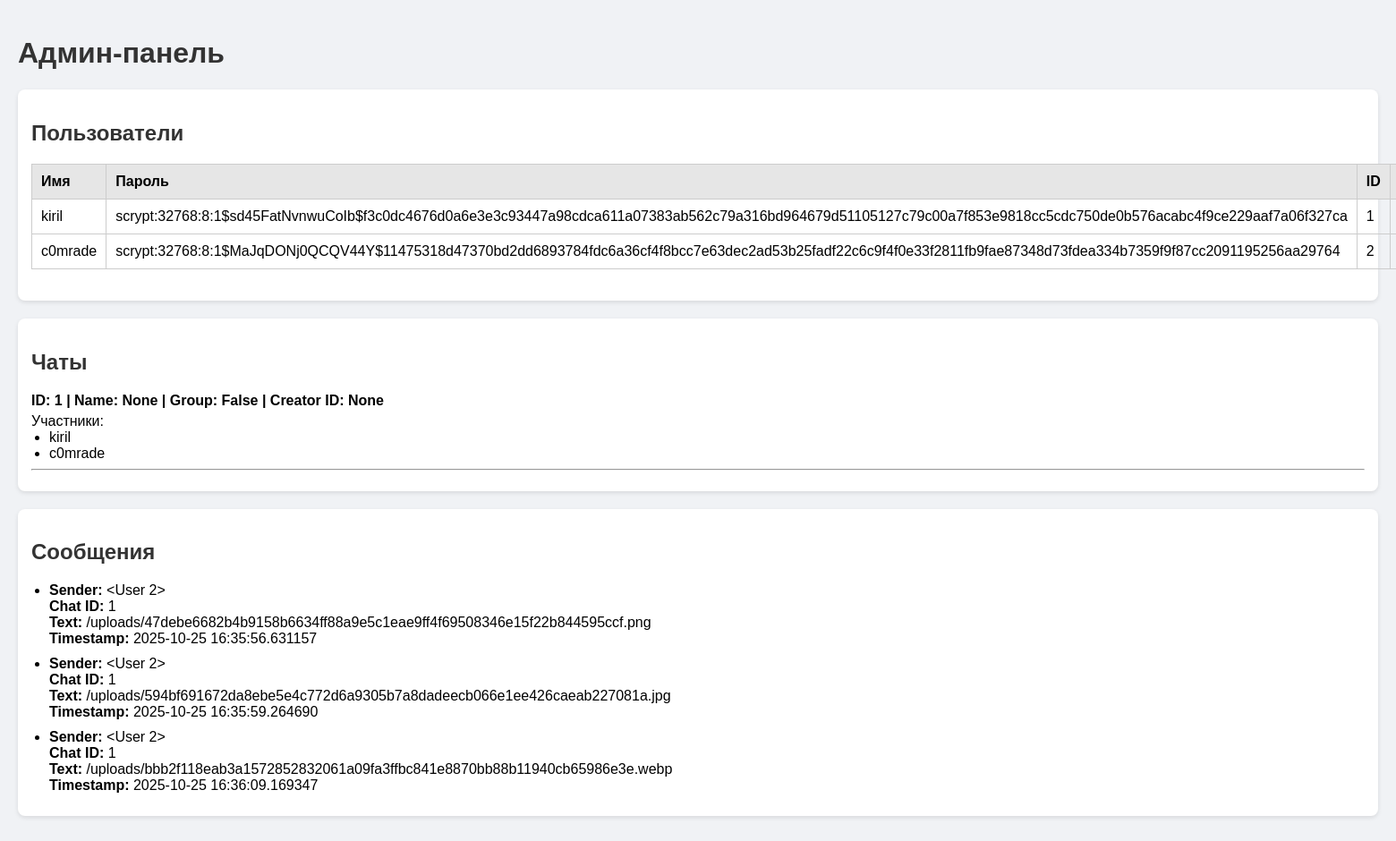
/admin, run on an earlier commit of the app's database.
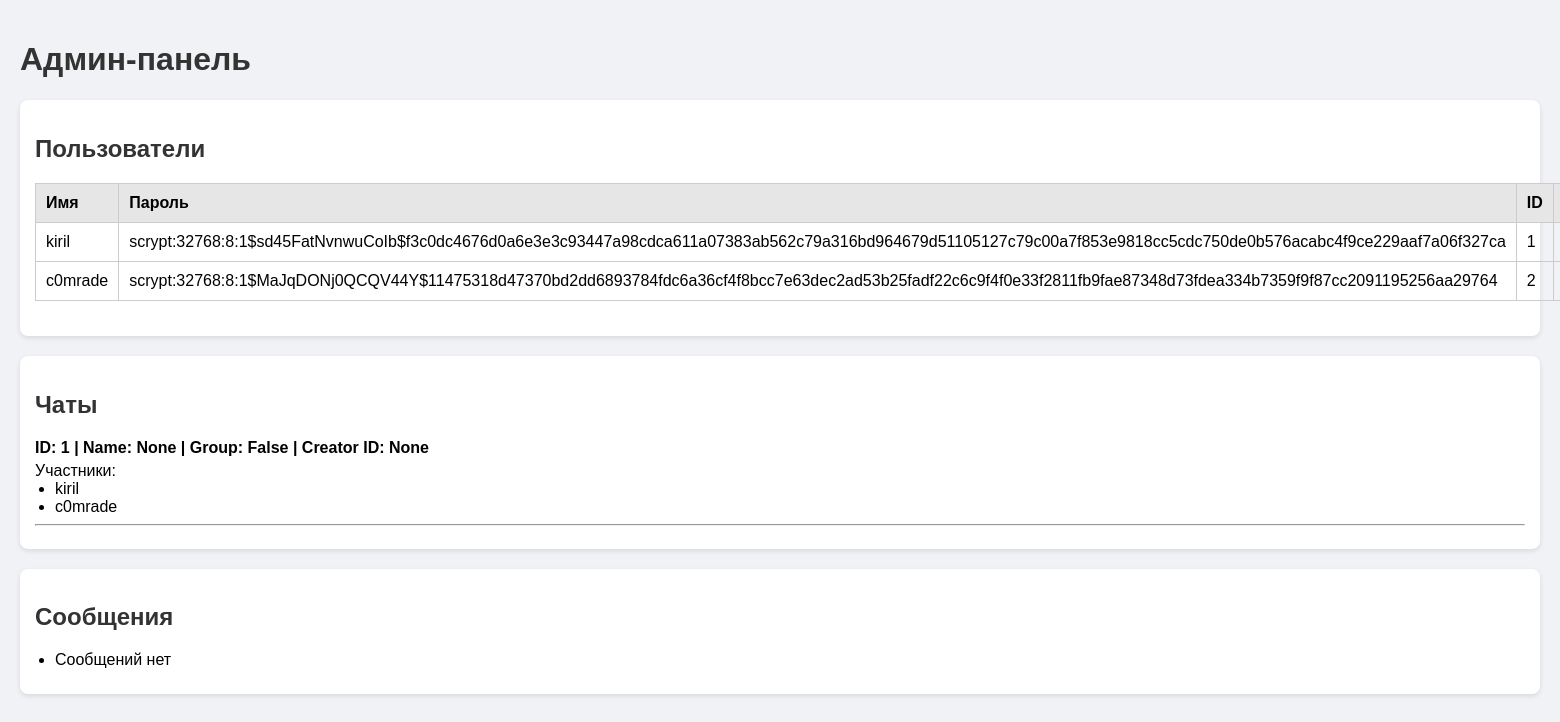
And on a later commit of the database.
### backend/stuff/db.py (models this page shows, shortened)
class User(db.Model):
    __tablename__ = 'users'
    _id = db.Column(db.Integer, primary_key=True)
    name = db.Column(db.String(100), nullable=False, unique=True)
    password = db.Column(db.String(100), nullable=False)
    messages = db.relationship('Message', back_populates='sender', lazy=True)
    isActive = db.Column(db.Boolean, default=False)

class Message(db.Model):
    __tablename__ = 'messages'
    _id = db.Column(db.Integer, primary_key=True)
    chat_id = db.Column(db.Integer, db.ForeignKey('chats._id'), nullable=False)
    sender_id = db.Column(db.Integer, db.ForeignKey('users._id'), nullable=False)
    text = db.Column(db.String(1000), nullable=False)
    timestamp = db.Column(db.DateTime, default=datetime.utcnow)
    sender = db.relationship('User', back_populates='messages')

### backend/stuff/routes.py (the view)
    @app.route('/admin')
    def admin():
        users_list = User.query.all()
        message_list = Message.query.all()
        chats_raw = Chat.query.all()
        chats = []
        for chat in chats_raw:
            participant_names = []
            for p in chat.participants:
                if p.user:
                    participant_names.append(p.user.name)
                else:
                    print(f"Warning: ChatParticipant {p._id} has no valid user")
            chats.append({
                "id": chat._id,
                "name": chat.name,
                "is_group": chat.is_group,
                "creator_id": chat.creator_id,
                "participants": participant_names
            })
        return render_template("Users.html", users=users_list, chats=chats, messages=message_list)

### backend/stuff/templates/Users.html (shortened to what this page needs)
<!DOCTYPE html>
<html lang="ru">
<head>
</head>
<body>
    <h1>Админ-панель</h1>
    <div class="card">
        <h2>Пользователи</h2>
        <table>
            <thead>
                <tr>
                    <th>Имя</th>
                    <th>Пароль</th>
                    <th>ID</th>
                    <th>Online</th>
                </tr>
            </thead>
            <tbody>
                {% for user in users %}
                <tr>
                    <td>{{ user.name }}</td>
                    <td>{{ user.password }}</td>
                    <td>{{ user._id }}</td>
                    <td>{{ user.isActive }}</td>
                </tr>
                {% else %}
                <tr>
                    <td colspan="2">Пользователи не найдены</td>
                </tr>
                {% endfor %}
            </tbody>
        </table>
    </div>
    <div class="card">
        <h2>Чаты</h2>
        {% for chat in chats %}
        <div class="chat-header">ID: {{ chat.id }} | Name: {{ chat.name }} | Group: {{ chat.is_group }} | Creator ID: {{ chat.creator_id }}</div>
        <span>Участники:</span>
        <ul>
            {% for name in chat.participants %}
                <li>{{ name }}</li>
            {% endfor %}
        </ul>
        <hr>
        {% endfor %}
    </div>
    <div class="card">
        <h2>Сообщения</h2>
        <ul class="message-list">
            {% for msg in messages %}
            <li>
                <strong>Sender:</strong> {{ msg.sender }}<br>
                <strong>Chat ID:</strong> {{ msg.chat_id }}<br>
                <strong>Text:</strong> {{ msg.text }}<br>
                <strong>Timestamp:</strong> {{ msg.timestamp }}<br>
            </li>
            {% else %}
            <li>Сообщений нет</li>
            {% endfor %}
        </ul>
    </div>
</body>
</html>

### backend/stuff/templates/Users.html (style rules this page uses)
body { font-family: Arial, sans-serif; background-color: #f0f2f5; margin: 0; padding: 20px; }
h1, h2, h3 { color: #333; }
table { width: 100%; border-collapse: collapse; margin-bottom: 20px; }
table, th, td { border: 1px solid #ccc; }
th, td { padding: 10px; text-align: left; }
th { background-color: #e6e6e6; }
.card { background-color: white; border-radius: 8px; padding: 15px; margin-bottom: 20px; box-shadow: 0 2px 5px rgba(0,0,0,0.1); }
ul { margin: 0; padding-left: 20px; }
.chat-header { font-weight: bold; margin-bottom: 5px; }
.message-list li { margin-bottom: 10px; }

What changed in the data, as far as the page shows it:
removed Message: sender "<User 2>", chat_id "1", text "/uploads/47debe6682b4b9158b6634ff88a9e5c1eae9ff4f69508346e15f22b844595ccf.png", timestamp "2025-10-25 16:35:56.631157"
removed Message: sender "<User 2>", chat_id "1", text "/uploads/594bf691672da8ebe5e4c772d6a9305b7a8dadeecb066e1ee426caeab227081a.jpg", timestamp "2025-10-25 16:35:59.264690"
removed Message: sender "<User 2>", chat_id "1", text "/uploads/bbb2f118eab3a1572852832061a09fa3ffbc841e8870bb88b11940cb65986e3e.webp", timestamp "2025-10-25 16:36:09.169347"
Also different on the page:
text now shown: "Сообщений нет"
